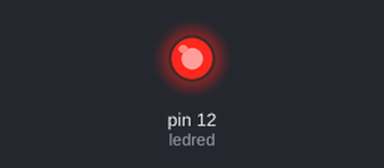
The sketch below on a simulated Arduino Uno, built with avr-gcc and run on an emulated ATmega328P. Parts: output pins drawn as LEDs (lit = HIGH).

Above: at 5.2 s.
At 10.4 s:
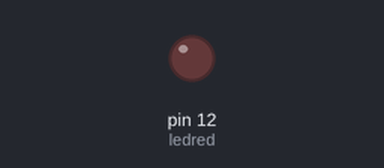
Timing chart, 0 to 13.5 s (numbered marks = the images above):
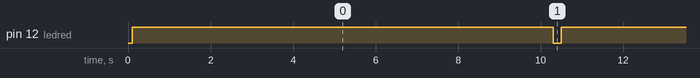

The sketch:

2a.ino
```cpp
int ledred = 12;
int i;

void setup() {
  // put your setup code here, to run once:
  pinMode(ledred, OUTPUT);
}

void loop() {
  // put your main code here, to run repeatedly:
  for(i=0; i<=255; i+=5){
    digitalWrite(ledred, i);
    delay(100);
  }

  for(i=255; i>=0; i-=5){
    digitalWrite(ledred, i);
    delay(100);
  }
}
```

Measured:
- by itself, pin 12 (ledred): alternates HIGH for 10.2 s and LOW for 0.20 s
